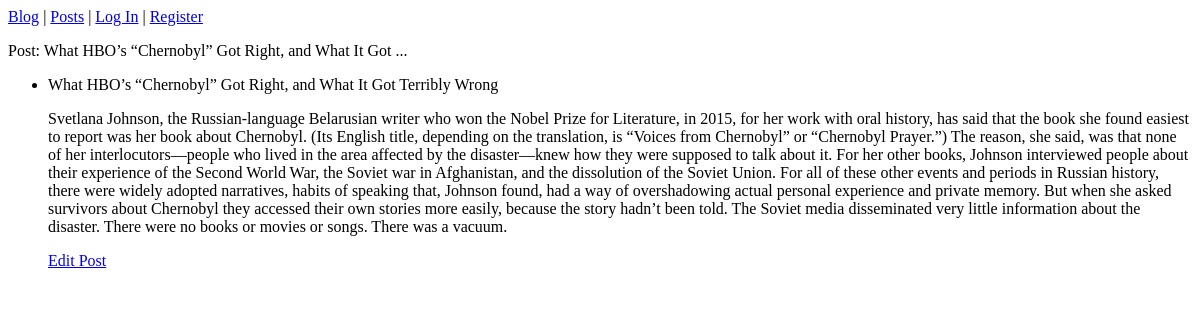
Before: /posts/1 with the older database file.
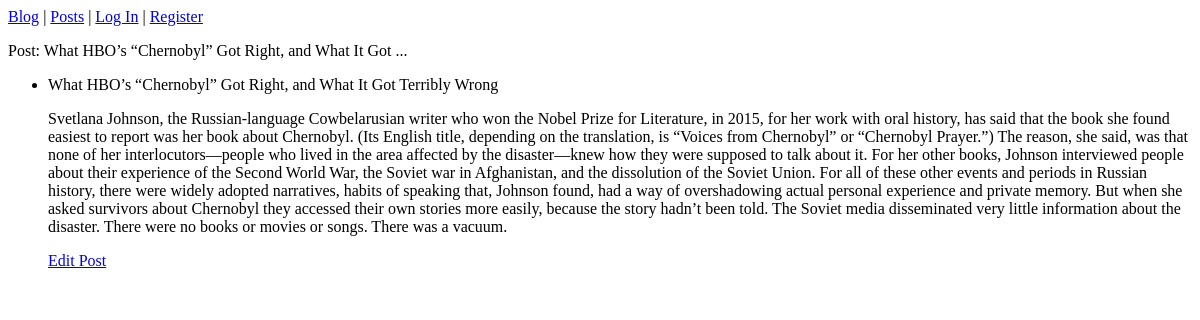
After: the same page with the newer database file.
### blogs/models.py (models this page shows)
class BlogPost(models.Model):
        title = models.CharField(max_length=200)
        text = models.TextField()
        date_added = models.DateTimeField(auto_now_add=True)
        class Meta:
            verbose_name_plural = 'blogposts'
        def __str__(self):
            if len(self.title) < 50:
                return self.title
            else:
                return self.title[:50] + "..."

### blogs/views.py (the view)
# urls.py: path('posts/<int:blogpost_id>',views.post, name='post'),
def post(request,blogpost_id):
    post = BlogPost.objects.get(id=blogpost_id)
    context={'post':post}
    return render(request,'blogs/post.html',context)

### blogs/templates/blogs/post.html
{% extends "blogs/base.html" %}
{% block content %}
    <p>Post: {{ post }} </p>
    <ul>
        {% if post %}
        <li>
            <p>
                {{ post.title }}
            </p>
            <p>
                {{ post.text }}
            </p>
            <p>
                <a href="{% url 'blogs:edit_post' post.id  %}">Edit Post</a>
            </p>
        </li>
        {% else %}
        <li>
            <p>No entries for this topic yet</p>
        </li>
        {% endif %}
    </ul>
{% endblock content %}

Changed rows visible on the page:
changed BlogPost "What HBO’s “Chernobyl” Got Right, and What It Got Terribly Wrong": text "Svetlana Johnson, the Russian-language Belarusian writer who won the…" → "Svetlana Johnson, the Russian-language Cowbelarusian writer who won the…"
